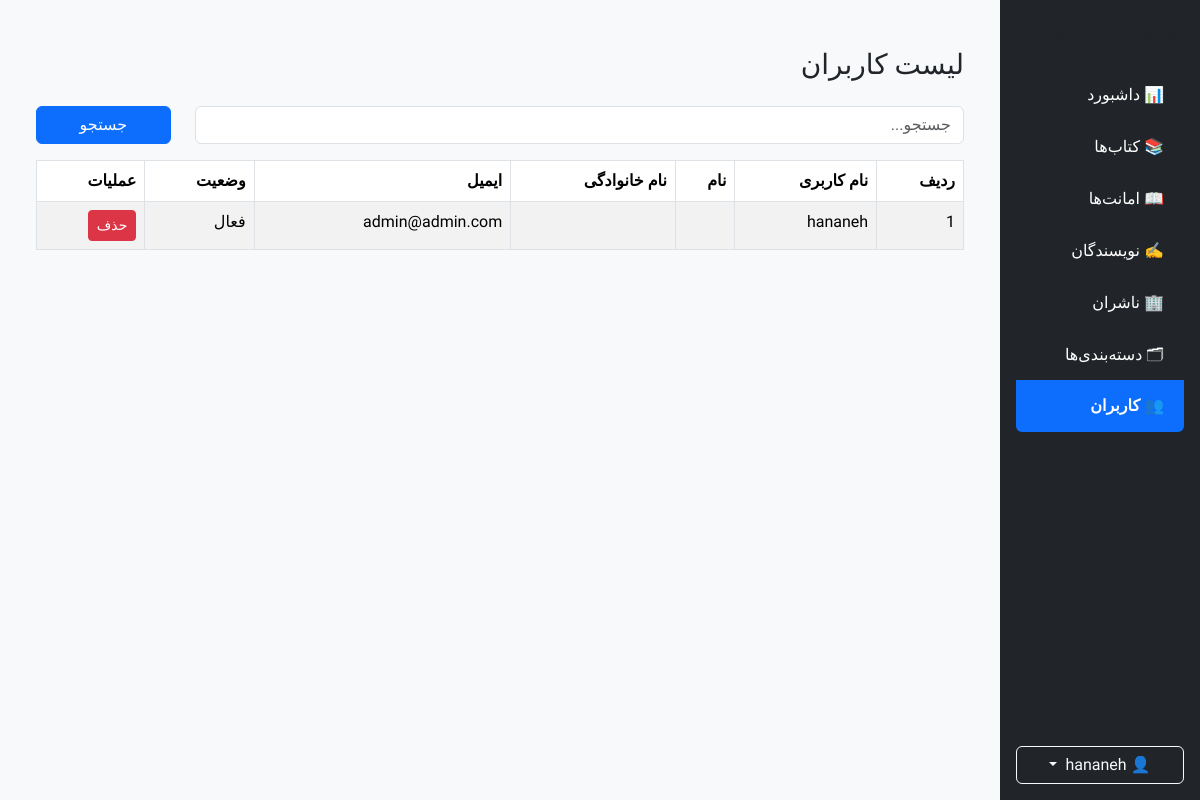
The app's page /account/dashboard/users/ (signed in), older data.
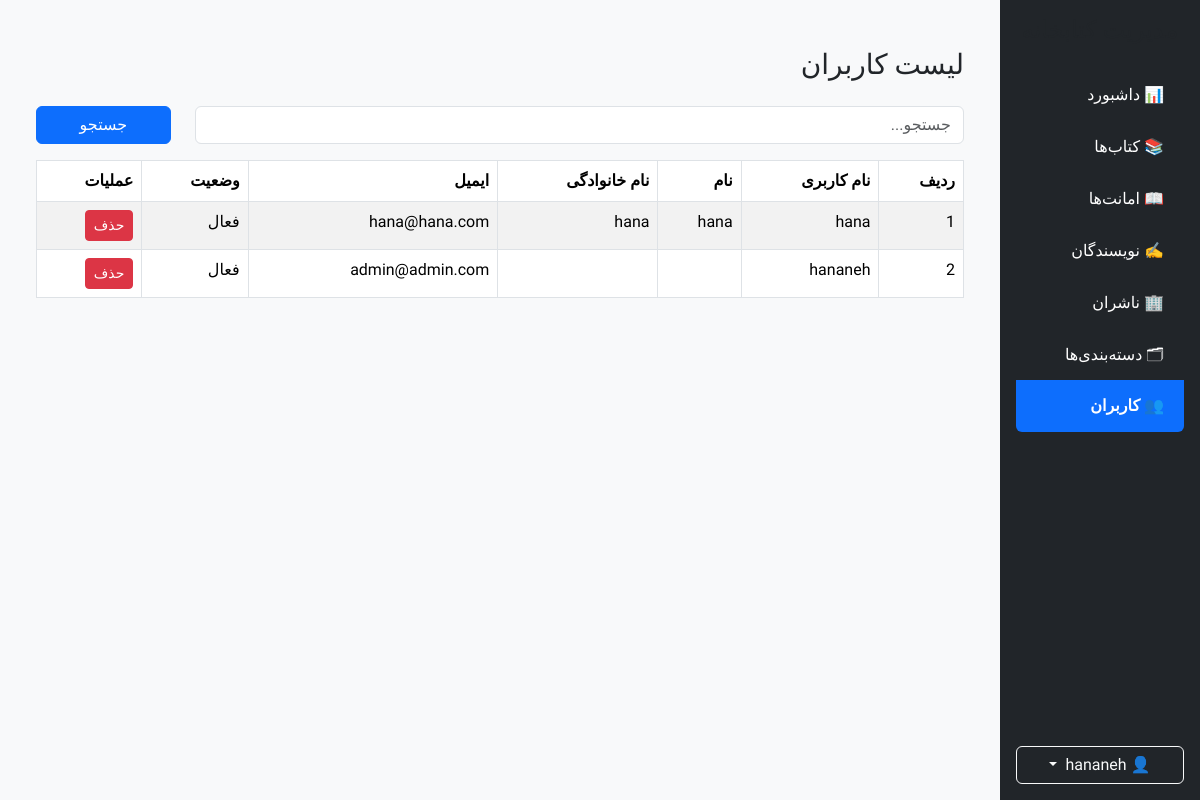
The same page, newer data.
### accounts/models.py (models this page shows, shortened)
class CustomUser(AbstractUser, BaseModel):
    email = models.EmailField(
    unique=True,
    verbose_name="ایمیل",
    )
    class Meta:
        verbose_name = "کاربر"
        verbose_name_plural = "کاربران"
        ordering = ["username"]

### accounts/views.py (the view)
class AdminUserListView(SuperUserRequiredMixin,ListView,):
    model = CustomUser
    template_name = "accounts/admin/user_list.html"
    context_object_name = "users"
    paginate_by = 10
    def get_queryset(self):
        queryset = CustomUser.objects.order_by("-date_joined")
        search = self.request.GET.get("search")
        if search:
            queryset = queryset.filter(
                Q(first_name__icontains=search) |
                Q(last_name__icontains=search) |
                Q(username__icontains=search)
            )
        return queryset
    def get_context_data(self, **kwargs):
        context = super().get_context_data(**kwargs)
        context["sidebar"] = "user"
        return context

### core/mixins.py (called while the page is built)
    def test_func(self):
        return self.request.user.is_superuser

### accounts/templates/accounts/admin/user_list.html (shortened to what this page needs)
{% extends "shared/_admin_layout.html" %}
{% block sidebar %}
    {% include "shared/_admin_sidebar.html" %}
{% endblock %}
{% block content %}
<div class="container mt-4">
    <div class="d-flex justify-content-between align-items-center mb-3">
        <h3>لیست کاربران</h3>
    </div>
    {% include "shared/_search.html" %}
    <table class="table table-striped table-bordered">
        <thead>
            <tr>
                <th>ردیف</th>
                <th>نام کاربری</th>
                <th>نام</th>
                <th>نام خانوادگی</th>
                <th>ایمیل</th>
                <th>وضعیت</th>
                <th>عملیات</th>
            </tr>
        </thead>
        <tbody>
            {% for user in users %}
                <tr>
                    <td>{{ forloop.counter }}</td>
                    <td>{{ user.username }}</td>
                    <td>{{ user.first_name }}</td>
                    <td>{{ user.last_name }}</td>
                    <td>{{ user.email }}</td>
                    <td>
                        {% if user.is_active %}
                            فعال
                        {% else %}
                            غیرفعال
                        {% endif %}
                    </td>
                    <td>
                        <a
                            href="{% url 'user-delete' user.pk %}"
                            class="btn btn-danger btn-sm">
                            حذف
                        </a>
                    </td>
                </tr>
            {% empty %}
                <tr>
                    <td colspan="7" class="text-center">
                        کاربری یافت نشد.
                    </td>
                </tr>
            {% endfor %}
        </tbody>
    </table>
</div>
{% endblock %}

Row changes from the older to the newer data that the page shows:
added CustomUser: username "hana", first_name "hana", last_name "hana", email "hana@hana.com", is_active "فعال"
